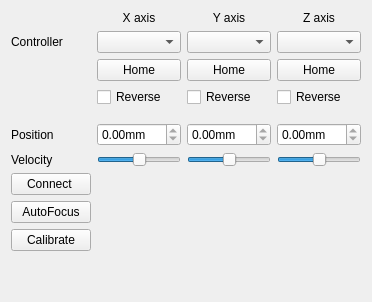
    <widget class="QWidget" name="tabMotors">
     <attribute name="title">
      <string>Motors</string>
     </attribute>
     <layout class="QGridLayout" name="gridLayout_3">
      <item row="0" column="1">
       <widget class="QLabel" name="label">
        <property name="text">
         <string>X axis</string>
        </property>
        <property name="alignment">
         <set>Qt::AlignCenter</set>
        </property>
       </widget>
      </item>
      <item row="0" column="2">
       <widget class="QLabel" name="label_2">
        <property name="text">
         <string>Y axis</string>
        </property>
        <property name="alignment">
         <set>Qt::AlignCenter</set>
        </property>
       </widget>
      </item>
      <item row="0" column="3">
       <widget class="QLabel" name="label_3">
        <property name="text">
         <string>Z axis</string>
        </property>
        <property name="alignment">
         <set>Qt::AlignCenter</set>
        </property>
       </widget>
      </item>
      <item row="2" column="1">
       <widget class="QComboBox" name="aptXCombobox"/>
      </item>
      <item row="2" column="2">
       <widget class="QComboBox" name="aptYCombobox"/>
      </item>
      <item row="2" column="3">
       <widget class="QComboBox" name="aptZCombobox"/>
      </item>
      <item row="6" column="1">
       <widget class="QDoubleSpinBox" name="aptXPosition">
        <property name="enabled">
         <bool>true</bool>
        </property>
        <property name="readOnly">
         <bool>true</bool>
        </property>
        <property name="suffix">
         <string>mm</string>
        </property>
        <property name="minimum">
         <double>-25.000000000000000</double>
        </property>
        <property name="maximum">
         <double>25.000000000000000</double>
        </property>
       </widget>
      </item>
      <item row="6" column="2">
       <widget class="QDoubleSpinBox" name="aptYPosition">
        <property name="enabled">
         <bool>true</bool>
        </property>
        <property name="readOnly">
         <bool>true</bool>
        </property>
        <property name="suffix">
         <string>mm</string>
        </property>
        <property name="minimum">
         <double>-25.000000000000000</double>
        </property>
        <property name="maximum">
         <double>25.000000000000000</double>
        </property>
       </widget>
      </item>
      <item row="6" column="3">
       <widget class="QDoubleSpinBox" name="aptZPosition">
        <property name="enabled">
         <bool>true</bool>
        </property>
        <property name="readOnly">
         <bool>true</bool>
        </property>
        <property name="suffix">
         <string>mm</string>
        </property>
        <property name="minimum">
         <double>-25.000000000000000</double>
        </property>
        <property name="maximum">
         <double>25.000000000000000</double>
        </property>
       </widget>
      </item>
      <item row="12" column="2">
       <spacer name="verticalSpacer_3">
        <property name="orientation">
         <enum>Qt::Vertical</enum>
        </property>
        <property name="sizeHint" stdset="0">
         <size>
          <width>20</width>
          <height>40</height>
         </size>
        </property>
       </spacer>
      </item>
      <item row="2" column="0">
       <widget class="QLabel" name="label_5">
        <property name="sizePolicy">
         <sizepolicy hsizetype="Minimum" vsizetype="Preferred">
          <horstretch>0</horstretch>
          <verstretch>0</verstretch>
         </sizepolicy>
        </property>
        <property name="text">
         <string>Controller</string>
        </property>
       </widget>
      </item>
      <item row="6" column="0">
       <widget class="QLabel" name="label_4">
        <property name="sizePolicy">
         <sizepolicy hsizetype="Minimum" vsizetype="Preferred">
          <horstretch>0</horstretch>
          <verstretch>0</verstretch>
         </sizepolicy>
        </property>
        <property name="text">
         <string>Position</string>
        </property>
       </widget>
      </item>
      <item row="8" column="2">
       <widget class="QSlider" name="aptYVelocity">
        <property name="minimum">
         <number>-100</number>
        </property>
        <property name="maximum">
         <number>100</number>
        </property>
        <property name="singleStep">
         <number>0</number>
        </property>
        <property name="pageStep">
         <number>0</number>
        </property>
        <property name="orientation">
         <enum>Qt::Horizontal</enum>
        </property>
       </widget>
      </item>
      <item row="8" column="1">
       <widget class="QSlider" name="aptXVelocity">
        <property name="minimum">
         <number>-100</number>
        </property>
        <property name="maximum">
         <number>100</number>
        </property>
        <property name="singleStep">
         <number>0</number>
        </property>
        <property name="pageStep">
         <number>0</number>
        </property>
        <property name="orientation">
         <enum>Qt::Horizontal</enum>
        </property>
       </widget>
      </item>
      <item row="8" column="0">
       <widget class="QLabel" name="label_6">
        <property name="text">
         <string>Velocity</string>
        </property>
       </widget>
      </item>
      <item row="3" column="1">
       <widget class="QPushButton" name="aptXHome">
        <property name="text">
         <string>Home</string>
        </property>
       </widget>
      </item>
      <item row="3" column="2">
       <widget class="QPushButton" name="aptYHome">
        <property name="text">
         <string>Home</string>
        </property>
       </widget>
      </item>
      <item row="3" column="3">
       <widget class="QPushButton" name="aptZHome">
        <property name="text">
         <string>Home</string>
        </property>
       </widget>
      </item>
      <item row="5" column="1">
       <spacer name="verticalSpacer_4">
        <property name="orientation">
         <enum>Qt::Vertical</enum>
        </property>
        <property name="sizeType">
         <enum>QSizePolicy::Minimum</enum>
        </property>
        <property name="sizeHint" stdset="0">
         <size>
          <width>20</width>
          <height>10</height>
         </size>
        </property>
       </spacer>
      </item>
      <item row="4" column="1">
       <widget class="QCheckBox" name="aptXReverse">
        <property name="text">
         <string>Reverse</string>
        </property>
       </widget>
      </item>
      <item row="4" column="2">
       <widget class="QCheckBox" name="aptYReverse">
        <property name="text">
         <string>Reverse</string>
        </property>
       </widget>
      </item>
      <item row="4" column="3">
       <widget class="QCheckBox" name="aptZReverse">
        <property name="text">
         <string>Reverse</string>
        </property>
       </widget>
      </item>
      <item row="9" column="0">
       <widget class="QPushButton" name="connectToMotors">
        <property name="text">
         <string>Connect </string>
        </property>
       </widget>
      </item>
      <item row="10" column="0">
       <widget class="QPushButton" name="autoFocus">
        <property name="text">
         <string>AutoFocus</string>
        </property>
       </widget>
      </item>
      <item row="8" column="3">
       <widget class="QSlider" name="aptZVelocity">
        <property name="minimum">
         <number>-100</number>
        </property>
        <property name="maximum">
         <number>100</number>
        </property>
        <property name="singleStep">
         <number>0</number>
        </property>
        <property name="pageStep">
         <number>0</number>
        </property>
        <property name="value">
         <number>0</number>
        </property>
        <property name="sliderPosition">
         <number>0</number>
        </property>
        <property name="orientation">
         <enum>Qt::Horizontal</enum>
        </property>
       </widget>
      </item>
      <item row="11" column="0">
       <widget class="QPushButton" name="calibrate">
        <property name="text">
         <string>Calibrate</string>
        </property>
       </widget>
      </item>
     </layout>
    </widget>
